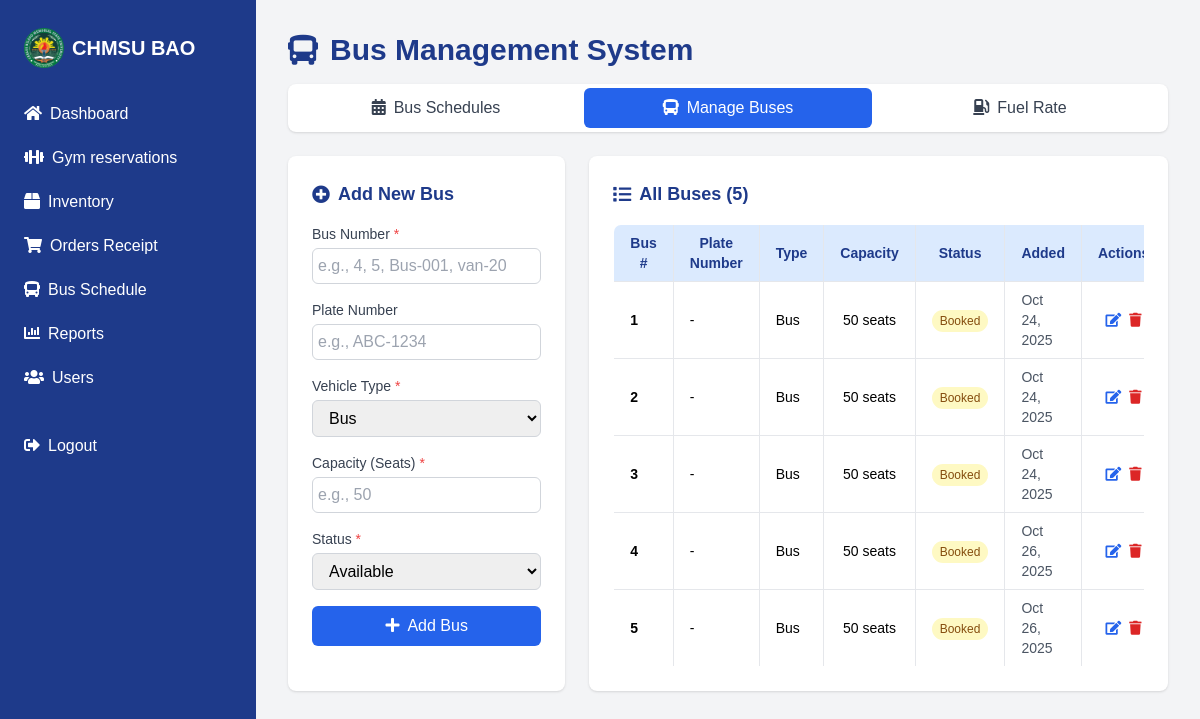
/admin/bus.php?tab=buses (signed in), run on the app's committed database.
### tables this page shows
CREATE TABLE `buses` (
  `id` int(11) NOT NULL,
  `bus_number` varchar(20) NOT NULL,
  `vehicle_type` varchar(50) NOT NULL,
  `capacity` int(11) NOT NULL,
  `status` enum('available','booked','maintenance','out_of_service') DEFAULT 'available',
  `created_at` timestamp NOT NULL DEFAULT current_timestamp(),
  `updated_at` timestamp NOT NULL DEFAULT current_timestamp() ON UPDATE current_timestamp()
);

### includes/functions.php (called while the page is built, shortened)
<?php
function is_secretary() {
    return isset($_SESSION['user_sessions']['secretary']) && $_SESSION['active_user_type'] === 'secretary';
}

### admin/bus.php (the view, shortened to what this page needs)
<?php
require_once '../config/database.php';
require_once '../includes/functions.php';
$base_url = "..";
$check_or_column = $conn->query("SHOW COLUMNS FROM bus_schedules LIKE 'or_number'");
if ($check_or_column->num_rows == 0) {
    $conn->query("ALTER TABLE bus_schedules ADD COLUMN or_number VARCHAR(50) NULL AFTER approval_document");
}
$view_filter = isset($_GET['view']) ? $_GET['view'] : 'all';
$active_tab = isset($_GET['tab']) ? $_GET['tab'] : 'schedules';
$conn->query("CREATE TABLE IF NOT EXISTS bus_settings (
    id INT PRIMARY KEY AUTO_INCREMENT,
    setting_key VARCHAR(50) UNIQUE NOT NULL,
    setting_value VARCHAR(255) NOT NULL,
    updated_at TIMESTAMP DEFAULT CURRENT_TIMESTAMP ON UPDATE CURRENT_TIMESTAMP
)");
$check_column = $conn->query("SHOW COLUMNS FROM buses LIKE 'plate_number'");
if ($check_column->num_rows == 0) {
    $conn->query("ALTER TABLE buses ADD COLUMN plate_number VARCHAR(20) NULL AFTER bus_number");
}
$all_buses = $conn->query("SELECT * FROM buses ORDER BY bus_number ASC");
$total_buses_count = $all_buses->num_rows;
include '../includes/header.php';
?>
<div class="flex min-h-screen">
    <?php include '../includes/admin_sidebar.php'; ?>
    <main class="flex-1 p-8 bg-gray-100">
        <div class="mb-6">
            <h2 class="text-3xl font-bold text-blue-900 flex items-center mb-4">
                <i class="fas fa-bus mr-3"></i>Bus Management System
            </h2>
            <div class="flex space-x-1 bg-white rounded-lg p-1 shadow">
                <a href="?tab=schedules<?php echo $view_filter !== 'all' ? '&view=' . $view_filter : ''; ?>"
                   class="flex-1 px-4 py-2 rounded-md text-center transition <?php echo $active_tab === 'schedules' ? 'bg-blue-600 text-white' : 'text-gray-700 hover:bg-gray-100'; ?>">
                    <i class="fas fa-calendar-alt mr-2"></i>Bus Schedules
                </a>
                <a href="?tab=buses"
                   class="flex-1 px-4 py-2 rounded-md text-center transition <?php echo $active_tab === 'buses' ? 'bg-blue-600 text-white' : 'text-gray-700 hover:bg-gray-100'; ?>">
                    <i class="fas fa-bus mr-2"></i>Manage Buses
                </a>
                <a href="?tab=fuel"
                   class="flex-1 px-4 py-2 rounded-md text-center transition <?php echo $active_tab === 'fuel' ? 'bg-blue-600 text-white' : 'text-gray-700 hover:bg-gray-100'; ?>">
                    <i class="fas fa-gas-pump mr-2"></i>Fuel Rate
                </a>
            </div>
        </div>
        <?php if ($active_tab === 'buses'): ?>
        <div class="grid grid-cols-1 lg:grid-cols-3 gap-6 mb-6">
            <div class="lg:col-span-1 bg-white shadow rounded-lg p-6">
                <h3 class="font-bold text-lg mb-4 flex items-center text-blue-900">
                    <i class="fas fa-plus-circle mr-2"></i>Add New Bus
                </h3>
                <form method="POST" class="space-y-4">
                    <div>
                        <label class="block text-sm font-medium text-gray-700 mb-1">Bus Number <span class="text-red-500">*</span></label>
                        <input type="text" name="bus_number" required
                               class="w-full px-3 py-2 border border-gray-300 rounded-md focus:outline-none focus:ring-2 focus:ring-blue-500"
                               placeholder="e.g., 4, 5, Bus-001, van-20">
                    </div>
                    <div>
                        <label class="block text-sm font-medium text-gray-700 mb-1">Plate Number</label>
                        <input type="text" name="plate_number"
                               class="w-full px-3 py-2 border border-gray-300 rounded-md focus:outline-none focus:ring-2 focus:ring-blue-500"
                               placeholder="e.g., ABC-1234">
                    </div>
                    <div>
                        <label class="block text-sm font-medium text-gray-700 mb-1">Vehicle Type <span class="text-red-500">*</span></label>
                        <select name="vehicle_type" required
                                class="w-full px-3 py-2 border border-gray-300 rounded-md focus:outline-none focus:ring-2 focus:ring-blue-500">
                            <option value="Bus">Bus</option>
                        </select>
                    </div>
                    <div>
                        <label class="block text-sm font-medium text-gray-700 mb-1">Capacity (Seats) <span class="text-red-500">*</span></label>
                        <input type="number" name="capacity" required min="1"
                               class="w-full px-3 py-2 border border-gray-300 rounded-md focus:outline-none focus:ring-2 focus:ring-blue-500"
                               placeholder="e.g., 50">
                    </div>
                    <div>
                        <label class="block text-sm font-medium text-gray-700 mb-1">Status <span class="text-red-500">*</span></label>
                        <select name="status" required
                                class="w-full px-3 py-2 border border-gray-300 rounded-md focus:outline-none focus:ring-2 focus:ring-blue-500">
                            <option value="available">Available</option>
                        </select>
                    </div>
                    <button type="submit" class="w-full bg-blue-600 text-white py-2 px-4 rounded-md hover:bg-blue-700 transition">
                        <i class="fas fa-plus mr-2"></i>Add Bus
                    </button>
                </form>
            </div>
            <div class="lg:col-span-2 bg-white shadow rounded-lg p-6">
                <h3 class="font-bold text-lg mb-4 flex items-center text-blue-900">
                    <i class="fas fa-list mr-2"></i>All Buses (<?php echo $total_buses_count; ?>)
                </h3>
                <div class="overflow-x-auto">
                    <table class="min-w-full text-sm border rounded-lg overflow-hidden">
                        <thead>
                            <tr class="bg-blue-100 text-blue-900">
                                <th class="border px-4 py-2">Bus #</th>
                                <th class="border px-4 py-2">Plate Number</th>
                                <th class="border px-4 py-2">Type</th>
                                <th class="border px-4 py-2">Capacity</th>
                                <th class="border px-4 py-2">Status</th>
                                <th class="border px-4 py-2">Added</th>
                                <th class="border px-4 py-2">Actions</th>
                            </tr>
                        </thead>
                        <tbody>
                            <?php if ($all_buses->num_rows > 0): ?>
                                <?php while ($bus = $all_buses->fetch_assoc()): ?>
                                    <tr class="hover:bg-blue-50 transition">
                                        <td class="border px-4 py-2 font-semibold"><?php echo htmlspecialchars($bus['bus_number']); ?></td>
                                        <td class="border px-4 py-2"><?php echo !empty($bus['plate_number']) ? htmlspecialchars($bus['plate_number']) : '-'; ?></td>
                                        <td class="border px-4 py-2"><?php echo htmlspecialchars($bus['vehicle_type']); ?></td>
                                        <td class="border px-4 py-2 text-center"><?php echo $bus['capacity']; ?> seats</td>
                                        <td class="border px-4 py-2 text-center">
                                            <?php
                                            $status_class = '';
                                            switch($bus['status']) {
                                                case 'booked':
                                                    $status_class = 'bg-yellow-100 text-yellow-800';
                                                    break;
                                            }
                                            ?>
                                            <span class="px-2 py-1 rounded-full text-xs font-medium <?php echo $status_class; ?>">
                                                <?php echo ucfirst(str_replace('_', ' ', $bus['status'])); ?>
                                            </span>
                                        </td>
                                        <td class="border px-4 py-2 text-sm text-gray-600">
                                            <?php echo date('M d, Y', strtotime($bus['created_at'])); ?>
                                        </td>
                                        <td class="border px-4 py-2 text-center">
                                            <div class="flex space-x-2 justify-center">
                                                <button onclick="openEditBusModal(<?php echo $bus['id']; ?>, '<?php echo htmlspecialchars($bus['bus_number'], ENT_QUOTES); ?>', '<?php echo htmlspecialchars($bus['plate_number'] ?? '', ENT_QUOTES); ?>', '<?php echo htmlspecialchars($bus['vehicle_type'], ENT_QUOTES); ?>', <?php echo $bus['capacity']; ?>, '<?php echo $bus['status']; ?>')"
                                                        class="text-blue-600 hover:text-blue-900" title="Edit Bus">
                                                    <i class="fas fa-edit"></i>
                                                </button>
                                                <button onclick="deleteBus(<?php echo $bus['id']; ?>, '<?php echo htmlspecialchars($bus['bus_number']); ?>')"
                                                        class="text-red-600 hover:text-red-900" title="Delete Bus">
                                                    <i class="fas fa-trash"></i>
                                                </button>
                                            </div>
                                        </td>
                                    </tr>
                                <?php endwhile; ?>
                            <?php endif; ?>
                        </tbody>
                    </table>
                </div>
            </div>
        </div>
        <?php endif;  ?>
    </main>
</div>
</body>
</html>

### includes/header.php (shortened to what this page needs)
<!DOCTYPE html>
<html lang="en">
<head>
    <script src="<?php echo $base_url ?? ''; ?>/assets/js/tailwindcss.js" onerror="this.onerror=null; this.src='https://cdn.tailwindcss.com'"></script>
    <link rel="stylesheet" href="<?php echo $base_url ?? ''; ?>/assets/js/fontawesome.css" onerror="this.onerror=null; this.href='https://cdnjs.cloudflare.com/ajax/libs/font-awesome/6.0.0/css/all.min.css'">
    <link rel="stylesheet" href="<?php echo $base_url ?? ''; ?>/assets/css/styles.css">
</head>
<body class="bg-gray-100">

### includes/admin_sidebar.php (shortened to what this page needs)
<?php
$logout_path = dirname($_SERVER['PHP_SELF']);
$logout_path = preg_replace('/(\/admin|\/student|\/staff|\/external)$/', '', $logout_path);
if (substr($logout_path, -1) !== '/') {
    $logout_path .= '/';
}
require_once __DIR__ . '/functions.php';
$user_type_logout = is_secretary() ? 'secretary' : 'admin';
$logout_path .= 'logout.php?user_type=' . $user_type_logout;
?>
<div class="bg-blue-900 text-white w-64 space-y-6 py-7 px-2 absolute inset-y-0 left-0 transform -translate-x-full md:relative md:translate-x-0 transition duration-200 ease-in-out overflow-hidden flex flex-col" id="sidebar">
   <a href="dashboard.php" class="flex items-center space-x-2 px-4 flex-shrink-0 hover:opacity-80 transition-opacity">
       <img src="../image/CHMSUWebLOGO.png" alt="CHMSU Logo" class="h-10 w-auto">
       <div>
           <span class="text-xl font-bold">CHMSU BAO</span>
       </div>
   </a>
   <nav class="flex-1 overflow-y-auto">
       <a href="dashboard.php" class="block py-2.5 px-4 rounded transition duration-200 hover:bg-emerald-700">
           <i class="fas fa-home mr-2"></i>Dashboard
       </a>
       <a href="../admin/gym_bookings.php" class="block py-2.5 px-4 rounded transition duration-200 hover:bg-blue-800">
           <i class="fas fa-dumbbell mr-2"></i>Gym reservations
       </a>
       <a href="inventory.php" class="block py-2.5 px-4 rounded transition duration-200 hover:bg-blue-800">
           <i class="fas fa-box mr-2"></i>Inventory
       </a>
       <a href="orders.php" class="block py-2.5 px-4 rounded transition duration-200 hover:bg-blue-800">
           <i class="fas fa-shopping-cart mr-2"></i>Orders Receipt
       </a>
       <a href="bus.php" class="block py-2.5 px-4 rounded transition duration-200 hover:bg-blue-800">
           <i class="fas fa-bus mr-2"></i>Bus Schedule
       </a>
      <a href="reports_index.php" class="block py-2.5 px-4 rounded transition duration-200 hover:bg-blue-800">
          <i class="fas fa-chart-bar mr-2"></i>Reports
      </a>
       <?php
       require_once __DIR__ . '/functions.php';
       if (!is_secretary()):
       ?>
       <a href="users.php" class="block py-2.5 px-4 rounded transition duration-200 hover:bg-blue-800">
           <i class="fas fa-users mr-2"></i>Users
       </a>
       <?php endif; ?>
       <a href="<?php echo $logout_path; ?>" class="block py-2.5 px-4 rounded transition duration-200 hover:bg-blue-800 mt-6">
           <i class="fas fa-sign-out-alt mr-2"></i>Logout
       </a>
   </nav>
</div>

### assets/css/styles.css (style rules this page uses)
:root { --primary-blue: #00008b; --primary-green: #006400; --accent-yellow: #ffd700; --button-blue: #1e40af; --hover-blue: #1e3a8a; --text-white: #ffffff; --text-light: #f3f4f6; --text-dark: #1f2937; }
body { font-family: "Arial", sans-serif; }
input[type=text], input[type=email], input[type=password], input[type=number], select, textarea { width: 100%; padding: 5px; border-radius: 0.375rem; border: 1px solid #d1d5db; transition: border-color 0.2s, box-shadow 0.2s; }

### admin/bus.php (style rules this page uses)
#sidebar { overflow: hidden !important; overflow-y: hidden !important; overflow-x: hidden !important; }
#sidebar nav, #sidebar nav.overflow-y-auto, div#sidebar nav.overflow-y-auto { overflow: hidden !important; overflow-y: hidden !important; overflow-x: hidden !important; }
.flex.min-h-screen > #sidebar, div.flex.min-h-screen > div#sidebar { overflow: hidden !important; }

### data on the page
buses: bus_number "1", vehicle_type "Bus", capacity "50", status "Booked", created_at "Oct 24, 2025"
buses: bus_number "2", vehicle_type "Bus", capacity "50", status "Booked", created_at "Oct 24, 2025"
buses: bus_number "3", vehicle_type "Bus", capacity "50", status "Booked", created_at "Oct 24, 2025"
buses: bus_number "4", vehicle_type "Bus", capacity "50", status "Booked", created_at "Oct 26, 2025"
buses: bus_number "5", vehicle_type "Bus", capacity "50", status "Booked", created_at "Oct 26, 2025"

### other printed values
$total_buses_count "5"
